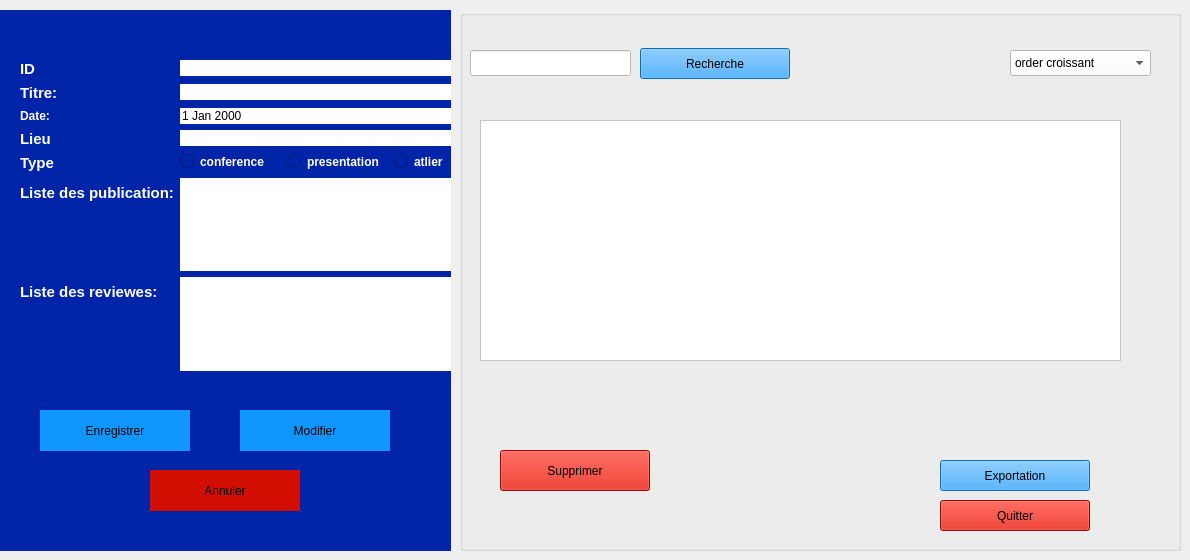
     <widget class="QWidget" name="stackedWidgetPage5">
      <widget class="QGroupBox" name="groupBox_Session_Form">
       <property name="geometry">
        <rect>
         <x>0</x>
         <y>10</y>
         <width>451</width>
         <height>541</height>
        </rect>
       </property>
       <property name="styleSheet">
        <string notr="true">background-color: rgb(0, 36, 168);
border: #A8D3F0;</string>
       </property>
       <property name="title">
        <string/>
       </property>
       <widget class="QWidget" name="formLayoutWidget_Session">
        <property name="geometry">
         <rect>
          <x>20</x>
          <y>50</y>
          <width>475</width>
          <height>311</height>
         </rect>
        </property>
        <layout class="QFormLayout" name="formLayout_Session">
         <item row="0" column="0">
          <widget class="QLabel" name="label_S_ID">
           <property name="text">
            <string>&lt;html&gt;&lt;head/&gt;&lt;body&gt;&lt;p&gt;&lt;span style=&quot; font-size:11pt; font-weight:700; color:#ffffff;&quot;&gt;ID&lt;/span&gt;&lt;/p&gt;&lt;/body&gt;&lt;/html&gt;</string>
           </property>
          </widget>
         </item>
         <item row="0" column="1">
          <widget class="QLineEdit" name="idSession">
           <property name="contextMenuPolicy">
            <enum>Qt::ContextMenuPolicy::ActionsContextMenu</enum>
           </property>
           <property name="styleSheet">
            <string notr="true">background-color: rgb(255, 255, 255);
</string>
           </property>
          </widget>
         </item>
         <item row="1" column="0">
          <widget class="QLabel" name="label_S_Titre">
           <property name="text">
            <string>&lt;html&gt;&lt;head/&gt;&lt;body&gt;&lt;p&gt;&lt;span style=&quot; font-size:11pt; font-weight:700; color:#ffffff;&quot;&gt;Titre:&lt;/span&gt;&lt;/p&gt;&lt;/body&gt;&lt;/html&gt;</string>
           </property>
          </widget>
         </item>
         <item row="1" column="1">
          <widget class="QLineEdit" name="Id_utilisateur_Session">
           <property name="styleSheet">
            <string notr="true">background-color: rgb(255, 255, 255);</string>
           </property>
          </widget>
         </item>
         <item row="2" column="0">
          <widget class="QLabel" name="label_S_Date">
           <property name="text">
            <string>&lt;html&gt;&lt;head/&gt;&lt;body&gt;&lt;p&gt;&lt;span style=&quot; font-weight:700; color:#ffffff;&quot;&gt;Date:&lt;/span&gt;&lt;/p&gt;&lt;/body&gt;&lt;/html&gt;</string>
           </property>
          </widget>
         </item>
         <item row="3" column="0">
          <widget class="QLabel" name="label_S_Lieu">
           <property name="text">
            <string>&lt;html&gt;&lt;head/&gt;&lt;body&gt;&lt;p&gt;&lt;span style=&quot; font-size:11pt; font-weight:700; color:#ffffff;&quot;&gt;Lieu&lt;/span&gt;&lt;/p&gt;&lt;/body&gt;&lt;/html&gt;</string>
           </property>
          </widget>
         </item>
         <item row="3" column="1">
          <widget class="QLineEdit" name="abstractSession">
           <property name="styleSheet">
            <string notr="true">background-color: rgb(255, 255, 255);
</string>
           </property>
          </widget>
         </item>
         <item row="4" column="0">
          <widget class="QLabel" name="label_S_Type">
           <property name="text">
            <string>&lt;html&gt;&lt;head/&gt;&lt;body&gt;&lt;p&gt;&lt;span style=&quot; font-size:11pt; font-weight:700; color:#ffffff;&quot;&gt;Type&lt;/span&gt;&lt;/p&gt;&lt;/body&gt;&lt;/html&gt;</string>
           </property>
          </widget>
         </item>
         <item row="5" column="0">
          <widget class="QLabel" name="label_S_ListPub">
           <property name="text">
            <string>&lt;html&gt;&lt;head/&gt;&lt;body&gt;&lt;p&gt;&lt;span style=&quot; font-size:11pt; font-weight:700; color:#ffffff;&quot;&gt;Liste des publication:&lt;/span&gt;&lt;/p&gt;&lt;/body&gt;&lt;/html&gt;</string>
           </property>
          </widget>
         </item>
         <item row="6" column="0">
          <widget class="QLabel" name="label_S_ListRev">
           <property name="text">
            <string>&lt;html&gt;&lt;head/&gt;&lt;body&gt;&lt;p&gt;&lt;span style=&quot; font-size:11pt; font-weight:700; color:#ffffff;&quot;&gt;Liste des reviewes:&lt;/span&gt;&lt;/p&gt;&lt;/body&gt;&lt;/html&gt;</string>
           </property>
          </widget>
         </item>
         <item row="2" column="1">
          <widget class="QDateEdit" name="dateSession">
           <property name="styleSheet">
            <string notr="true">background-color: rgb(255, 255, 255);</string>
           </property>
          </widget>
         </item>
         <item row="4" column="1">
          <layout class="QHBoxLayout" name="horizontalLayout_Role_2">
           <item>
            <widget class="QRadioButton" name="radioButton_Admin_5">
             <property name="styleSheet">
              <string notr="true">color: white; font-weight: bold;</string>
             </property>
             <property name="text">
              <string>conference</string>
             </property>
            </widget>
           </item>
           <item>
            <widget class="QRadioButton" name="radioButton_Admin_6">
             <property name="styleSheet">
              <string notr="true">color: white; font-weight: bold;</string>
             </property>
             <property name="text">
              <string>presentation</string>
             </property>
            </widget>
           </item>
           <item>
            <widget class="QRadioButton" name="radioButton_Chercheur_2">
             <property name="styleSheet">
              <string notr="true">color: white; font-weight: bold;</string>
             </property>
             <property name="text">
              <string>atlier</string>
             </property>
            </widget>
           </item>
          </layout>
         </item>
         <item row="5" column="1">
          <widget class="QListWidget" name="listWidget">
           <property name="styleSheet">
            <string notr="true">background-color: rgb(255, 255, 255);</string>
           </property>
          </widget>
         </item>
         <item row="6" column="1">
          <widget class="QListWidget" name="listWidget_2">
           <property name="styleSheet">
            <string notr="true">background-color: rgb(255, 255, 255);</string>
           </property>
          </widget>
         </item>
        </layout>
       </widget>
       <widget class="QPushButton" name="enregistrerSession">
        <property name="geometry">
         <rect>
          <x>40</x>
          <y>400</y>
          <width>150</width>
          <height>41</height>
         </rect>
        </property>
        <property name="minimumSize">
         <size>
          <width>0</width>
          <height>0</height>
         </size>
        </property>
        <property name="styleSheet">
         <string notr="true">background-color: rgb(16, 151, 255);
</string>
        </property>
        <property name="text">
         <string>Enregistrer</string>
        </property>
       </widget>
       <widget class="QPushButton" name="modifSession">
        <property name="geometry">
         <rect>
          <x>240</x>
          <y>400</y>
          <width>150</width>
          <height>41</height>
         </rect>
        </property>
        <property name="styleSheet">
         <string notr="true">background-color: rgb(16, 151, 255);
</string>
        </property>
        <property name="text">
         <string>Modifier</string>
        </property>
       </widget>
       <widget class="QPushButton" name="annulerSession">
        <property name="geometry">
         <rect>
          <x>150</x>
          <y>460</y>
          <width>150</width>
          <height>41</height>
         </rect>
        </property>
        <property name="styleSheet">
         <string notr="true">background-color: rgb(209, 14, 0);
</string>
        </property>
        <property name="text">
         <string>Annuler</string>
        </property>
       </widget>
      </widget>
      <widget class="QGroupBox" name="groupBox_Session_List">
       <property name="geometry">
        <rect>
         <x>460</x>
         <y>10</y>
         <width>721</width>
         <height>541</height>
        </rect>
       </property>
       <property name="styleSheet">
        <string notr="true">background-color: rgb(0, 36, 168);
border: #A8D3F0;
/* Style pour tous les GroupBox */
QGroupBox {
    border: 2px solid #2c3e50; /* Couleur de la bordure */
    border-radius: 15px;      /* Même arrondi que les boutons */
    margin-top: 20px;         /* Espace pour le titre en haut */
    font-weight: bold;
    color: #2c3e50;
}
/* Style spécifique pour le titre du GroupBox */
QGroupBox::title {
    subcontrol-origin: margin;
    subcontrol-position: top center; /* Place le titre en haut au centre */
    padding: 0 10px;
}</string>
       </property>
       <property name="title">
        <string/>
       </property>
       <widget class="QLineEdit" name="rechSession">
        <property name="geometry">
         <rect>
          <x>10</x>
          <y>40</y>
          <width>161</width>
          <height>26</height>
         </rect>
        </property>
        <property name="styleSheet">
         <string notr="true">background-color: rgb(255, 255, 255);</string>
        </property>
       </widget>
       <widget class="QPushButton" name="rechercheSession">
        <property name="geometry">
         <rect>
          <x>180</x>
          <y>38</y>
          <width>150</width>
          <height>31</height>
         </rect>
        </property>
        <property name="styleSheet">
         <string notr="true">background-color: rgb(16, 151, 255);
</string>
        </property>
        <property name="text">
         <string>Recherche</string>
        </property>
       </widget>
       <widget class="QPushButton" name="SuppSession">
        <property name="geometry">
         <rect>
          <x>40</x>
          <y>440</y>
          <width>150</width>
          <height>41</height>
         </rect>
        </property>
        <property name="styleSheet">
         <string notr="true">background-color: rgb(209, 14, 0);</string>
        </property>
        <property name="text">
         <string>Supprimer</string>
        </property>
       </widget>
       <widget class="QPushButton" name="quitterSession">
        <property name="geometry">
         <rect>
          <x>480</x>
          <y>490</y>
          <width>150</width>
          <height>31</height>
         </rect>
        </property>
        <property name="styleSheet">
         <string notr="true">background-color: rgb(209, 14, 0);
</string>
        </property>
        <property name="text">
         <string>Quitter</string>
        </property>
       </widget>
       <widget class="QPushButton" name="expoSession">
        <property name="geometry">
         <rect>
          <x>480</x>
          <y>450</y>
          <width>150</width>
          <height>31</height>
         </rect>
        </property>
        <property name="styleSheet">
         <string notr="true">background-color: rgb(16, 151, 255);
</string>
        </property>
        <property name="text">
         <string>Exportation</string>
        </property>
       </widget>
       <widget class="QComboBox" name="comboBox_5">
        <property name="geometry">
         <rect>
          <x>550</x>
          <y>40</y>
          <width>141</width>
          <height>26</height>
         </rect>
        </property>
        <property name="palette">
         <palette>
          <active>
           <colorrole role="WindowText">
            <brush brushstyle="SolidPattern">
             <color alpha="255">
              <red>0</red>
              <green>0</green>
              <blue>0</blue>
             </color>
            </brush>
           </colorrole>
           <colorrole role="Button">
            <brush brushstyle="SolidPattern">
             <color alpha="255">
              <red>255</red>
              <green>255</green>
              <blue>255</blue>
             </color>
            </brush>
           </colorrole>
           <colorrole role="Light">
            <brush brushstyle="SolidPattern">
             <color alpha="255">
              <red>255</red>
              <green>255</green>
              <blue>255</blue>
             </color>
            </brush>
           </colorrole>
           <colorrole role="Midlight">
            <brush brushstyle="SolidPattern">
             <color alpha="255">
              <red>255</red>
              <green>255</green>
              <blue>255</blue>
             </color>
            </brush>
           </colorrole>
           <colorrole role="Dark">
            <brush brushstyle="SolidPattern">
             <color alpha="255">
              <red>127</red>
              <green>127</green>
              <blue>127</blue>
             </color>
            </brush>
           </colorrole>
           <colorrole role="Mid">
            <brush brushstyle="SolidPattern">
             <color alpha="255">
              <red>170</red>
              <green>170</green>
              <blue>170</blue>
             </color>
            </brush>
           </colorrole>
           <colorrole role="Text">
            <brush brushstyle="SolidPattern">
             <color alpha="255">
              <red>0</red>
              <green>0</green>
              <blue>0</blue>
             </color>
            </brush>
           </colorrole>
           <colorrole role="BrightText">
            <brush brushstyle="SolidPattern">
             <color alpha="255">
              <red>255</red>
              <green>255</green>
              <blue>255</blue>
             </color>
            </brush>
           </colorrole>
           <colorrole role="ButtonText">
            <brush brushstyle="SolidPattern">
             <color alpha="255">
              <red>0</red>
              <green>0</green>
              <blue>0</blue>
             </color>
            </brush>
           </colorrole>
           <colorrole role="Base">
            <brush brushstyle="SolidPattern">
             <color alpha="255">
              <red>255</red>
              <green>255</green>
              <blue>255</blue>
             </color>
            </brush>
           </colorrole>
           <colorrole role="Window">
            <brush brushstyle="SolidPattern">
             <color alpha="255">
              <red>255</red>
              <green>255</green>
              <blue>255</blue>
             </color>
            </brush>
           </colorrole>
           <colorrole role="Shadow">
            <brush brushstyle="SolidPattern">
             <color alpha="255">
              <red>0</red>
              <green>0</green>
              <blue>0</blue>
             </color>
            </brush>
           </colorrole>
           <colorrole role="AlternateBase">
            <brush brushstyle="SolidPattern">
             <color alpha="255">
              <red>255</red>
              <green>255</green>
              <blue>255</blue>
             </color>
            </brush>
           </colorrole>
           <colorrole role="ToolTipBase">
            <brush brushstyle="SolidPattern">
             <color alpha="255">
              <red>255</red>
              <green>255</green>
              <blue>220</blue>
             </color>
            </brush>
           </colorrole>
           <colorrole role="ToolTipText">
            <brush brushstyle="SolidPattern">
             <color alpha="255">
              <red>0</red>
              <green>0</green>
              <blue>0</blue>
             </color>
            </brush>
           </colorrole>
           <colorrole role="PlaceholderText">
            <brush brushstyle="SolidPattern">
             <color alpha="127">
              <red>0</red>
              <green>0</green>
              <blue>0</blue>
             </color>
            </brush>
           </colorrole>
           <colorrole role="Accent">
            <brush brushstyle="SolidPattern">
             <color alpha="255">
              <red>255</red>
              <green>255</green>
              <blue>255</blue>
             </color>
            </brush>
           </colorrole>
          </active>
          <inactive>
           <colorrole role="WindowText">
            <brush brushstyle="SolidPattern">
             <color alpha="255">
              <red>0</red>
              <green>0</green>
              <blue>0</blue>
             </color>
            </brush>
           </colorrole>
           <colorrole role="Button">
            <brush brushstyle="SolidPattern">
             <color alpha="255">
              <red>255</red>
              <green>255</green>
              <blue>255</blue>
             </color>
            </brush>
           </colorrole>
           <colorrole role="Light">
            <brush brushstyle="SolidPattern">
             <color alpha="255">
              <red>255</red>
              <green>255</green>
              <blue>255</blue>
             </color>
            </brush>
           </colorrole>
           <colorrole role="Midlight">
            <brush brushstyle="SolidPattern">
             <color alpha="255">
              <red>255</red>
              <green>255</green>
              <blue>255</blue>
             </color>
            </brush>
           </colorrole>
           <colorrole role="Dark">
            <brush brushstyle="SolidPattern">
             <color alpha="255">
              <red>127</red>
              <green>127</green>
              <blue>127</blue>
             </color>
            </brush>
           </colorrole>
           <colorrole role="Mid">
            <brush brushstyle="SolidPattern">
             <color alpha="255">
              <red>170</red>
              <green>170</green>
              <blue>170</blue>
             </color>
            </brush>
           </colorrole>
           <colorrole role="Text">
            <brush brushstyle="SolidPattern">
             <color alpha="255">
              <red>0</red>
              <green>0</green>
              <blue>0</blue>
             </color>
            </brush>
           </colorrole>
           <colorrole role="BrightText">
            <brush brushstyle="SolidPattern">
             <color alpha="255">
              <red>255</red>
              <green>255</green>
              <blue>255</blue>
             </color>
            </brush>
           </colorrole>
           <colorrole role="ButtonText">
            <brush brushstyle="SolidPattern">
             <color alpha="255">
              <red>0</red>
              <green>0</green>
              <blue>0</blue>
             </color>
            </brush>
           </colorrole>
           <colorrole role="Base">
            <brush brushstyle="SolidPattern">
             <color alpha="255">
              <red>255</red>
              <green>255</green>
              <blue>255</blue>
             </color>
            </brush>
           </colorrole>
           <colorrole role="Window">
            <brush brushstyle="SolidPattern">
             <color alpha="255">
              <red>255</red>
              <green>255</green>
              <blue>255</blue>
             </color>
            </brush>
           </colorrole>
           <colorrole role="Shadow">
            <brush brushstyle="SolidPattern">
             <color alpha="255">
              <red>0</red>
              <green>0</green>
              <blue>0</blue>
             </color>
            </brush>
           </colorrole>
           <colorrole role="AlternateBase">
            <brush brushstyle="SolidPattern">
             <color alpha="255">
              <red>255</red>
              <green>255</green>
              <blue>255</blue>
             </color>
            </brush>
           </colorrole>
           <colorrole role="ToolTipBase">
            <brush brushstyle="SolidPattern">
             <color alpha="255">
              <red>255</red>
              <green>255</green>
              <blue>220</blue>
             </color>
            </brush>
           </colorrole>
           <colorrole role="ToolTipText">
            <brush brushstyle="SolidPattern">
             <color alpha="255">
              <red>0</red>
              <green>0</green>
              <blue>0</blue>
             </color>
            </brush>
           </colorrole>
           <colorrole role="PlaceholderText">
            <brush brushstyle="SolidPattern">
             <color alpha="127">
              <red>0</red>
              <green>0</green>
              <blue>0</blue>
             </color>
            </brush>
           </colorrole>
           <colorrole role="Accent">
            <brush brushstyle="SolidPattern">
             <color alpha="255">
              <red>255</red>
              <green>255</green>
              <blue>255</blue>
             </color>
            </brush>
           </colorrole>
          </inactive>
          <disabled>
           <colorrole role="WindowText">
            <brush brushstyle="SolidPattern">
             <color alpha="255">
              <red>127</red>
              <green>127</green>
              <blue>127</blue>
             </color>
            </brush>
           </colorrole>
           <colorrole role="Button">
            <brush brushstyle="SolidPattern">
             <color alpha="255">
              <red>255</red>
              <green>255</green>
              <blue>255</blue>
             </color>
            </brush>
           </colorrole>
           <colorrole role="Light">
            <brush brushstyle="SolidPattern">
             <color alpha="255">
              <red>255</red>
              <green>255</green>
              <blue>255</blue>
             </color>
            </brush>
           </colorrole>
           <colorrole role="Midlight">
            <brush brushstyle="SolidPattern">
             <color alpha="255">
              <red>255</red>
              <green>255</green>
              <blue>255</blue>
             </color>
            </brush>
           </colorrole>
           <colorrole role="Dark">
            <brush brushstyle="SolidPattern">
             <color alpha="255">
              <red>127</red>
              <green>127</green>
              <blue>127</blue>
             </color>
            </brush>
           </colorrole>
           <colorrole role="Mid">
            <brush brushstyle="SolidPattern">
             <color alpha="255">
              <red>170</red>
              <green>170</green>
              <blue>170</blue>
             </color>
            </brush>
           </colorrole>
           <colorrole role="Text">
            <brush brushstyle="SolidPattern">
             <color alpha="255">
              <red>127</red>
              <green>127</green>
              <blue>127</blue>
             </color>
            </brush>
           </colorrole>
           <colorrole role="BrightText">
            <brush brushstyle="SolidPattern">
             <color alpha="255">
              <red>255</red>
              <green>255</green>
              <blue>255</blue>
             </color>
            </brush>
           </colorrole>
           <colorrole role="ButtonText">
            <brush brushstyle="SolidPattern">
             <color alpha="255">
              <red>127</red>
              <green>127</green>
              <blue>127</blue>
             </color>
            </brush>
           </colorrole>
           <colorrole role="Base">
            <brush brushstyle="SolidPattern">
             <color alpha="255">
              <red>255</red>
              <green>255</green>
              <blue>255</blue>
             </color>
            </brush>
           </colorrole>
           <colorrole role="Window">
            <brush brushstyle="SolidPattern">
             <color alpha="255">
              <red>255</red>
              <green>255</green>
              <blue>255</blue>
             </color>
            </brush>
           </colorrole>
           <colorrole role="Shadow">
            <brush brushstyle="SolidPattern">
             <color alpha="255">
              <red>0</red>
              <green>0</green>
              <blue>0</blue>
             </color>
            </brush>
           </colorrole>
           <colorrole role="AlternateBase">
            <brush brushstyle="SolidPattern">
             <color alpha="255">
              <red>255</red>
              <green>255</green>
              <blue>255</blue>
             </color>
            </brush>
           </colorrole>
           <colorrole role="ToolTipBase">
            <brush brushstyle="SolidPattern">
             <color alpha="255">
              <red>255</red>
              <green>255</green>
              <blue>220</blue>
             </color>
            </brush>
           </colorrole>
           <colorrole role="ToolTipText">
            <brush brushstyle="SolidPattern">
             <color alpha="255">
              <red>0</red>
              <green>0</green>
              <blue>0</blue>
             </color>
            </brush>
           </colorrole>
           <colorrole role="PlaceholderText">
            <brush brushstyle="SolidPattern">
             <color alpha="127">
              <red>127</red>
              <green>127</green>
              <blue>127</blue>
             </color>
            </brush>
           </colorrole>
           <colorrole role="Accent">
            <brush brushstyle="SolidPattern">
             <color alpha="255">
              <red>255</red>
              <green>255</green>
              <blue>255</blue>
             </color>
            </brush>
           </colorrole>
          </disabled>
         </palette>
        </property>
        <property name="styleSheet">
         <string notr="true">background-color: rgb(255, 255, 255);</string>
        </property>
        <item>
         <property name="text">
          <string>order croissant</string>
         </property>
        </item>
        <item>
         <property name="text">
          <string>order decroissant</string>
         </property>
        </item>
       </widget>
       <widget class="QTableWidget" name="tableWidget_5">
        <property name="geometry">
         <rect>
          <x>20</x>
          <y>110</y>
          <width>641</width>
          <height>241</height>
         </rect>
        </property>
        <property name="styleSheet">
         <string notr="true">background-color: rgb(255, 255, 255);</string>
        </property>
       </widget>
      </widget>
     </widget>
